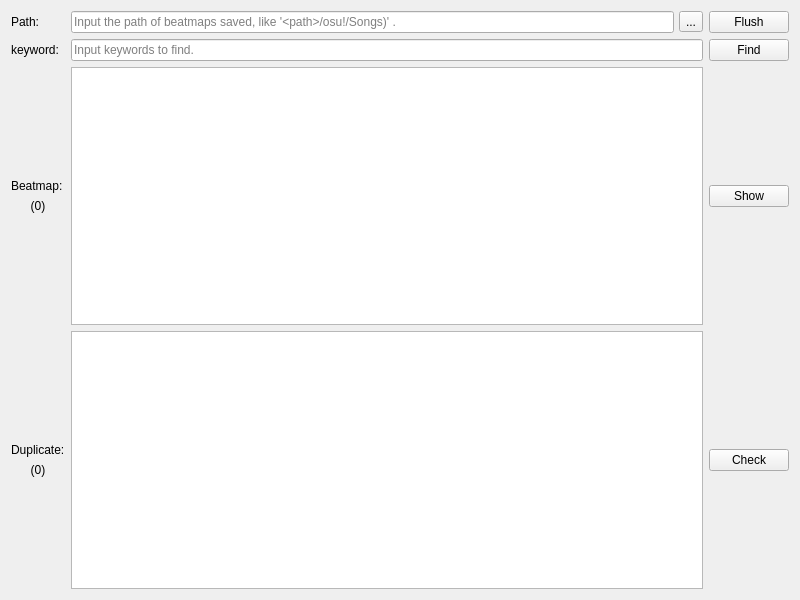
<?xml version="1.0" encoding="UTF-8"?>
<ui version="4.0">
    <class>Form</class>
    <widget class="QWidget" name="Form">
        <property name="windowModality">
            <enum>Qt::ApplicationModal</enum>
        </property>
        <property name="enabled">
            <bool>true</bool>
        </property>
        <property name="geometry">
            <rect>
                <x>0</x>
                <y>0</y>
                <width>800</width>
                <height>600</height>
            </rect>
        </property>
        <property name="minimumSize">
            <size>
                <width>800</width>
                <height>600</height>
            </size>
        </property>
        <property name="windowTitle">
            <string>osu!searcher</string>
        </property>
        <layout class="QGridLayout" name="formGridLayout">
            <item row="0" column="0">
                <layout class="QGridLayout" name="gridLayout">
                    <item row="2" column="0">
                        <layout class="QVBoxLayout" name="beatmapVerticalLayout">
                            <item>
                                <widget class="QLabel" name="beatmapLabel">
                                    <property name="text">
                                        <string>Beatmap:</string>
                                    </property>
                                    <property name="alignment">
                                        <set>Qt::AlignBottom|Qt::AlignLeading|Qt::AlignLeft</set>
                                    </property>
                                </widget>
                            </item>
                            <item>
                                <widget class="QLabel" name="beatmapCountLabel">
                                    <property name="text">
                                        <string>(0)</string>
                                    </property>
                                    <property name="alignment">
                                        <set>Qt::AlignHCenter|Qt::AlignTop</set>
                                    </property>
                                </widget>
                            </item>
                        </layout>
                    </item>
                    <item row="0" column="0">
                        <widget class="QLabel" name="pathLabel">
                            <property name="text">
                                <string>Path:</string>
                            </property>
                            <property name="alignment">
                                <set>Qt::AlignLeading|Qt::AlignLeft|Qt::AlignVCenter</set>
                            </property>
                        </widget>
                    </item>
                    <item row="3" column="1">
                        <widget class="QTableView" name="checkedBeatmapView">
                            <property name="sortingEnabled">
                                <bool>true</bool>
                            </property>
                            <attribute name="horizontalHeaderStretchLastSection">
                                <bool>true</bool>
                            </attribute>
                        </widget>
                    </item>
                    <item row="3" column="2">
                        <widget class="QPushButton" name="checkButton">
                            <property name="text">
                                <string>Check</string>
                            </property>
                        </widget>
                    </item>
                    <item row="1" column="0">
                        <widget class="QLabel" name="findLabel">
                            <property name="maximumSize">
                                <size>
                                    <width>16777215</width>
                                    <height>16777215</height>
                                </size>
                            </property>
                            <property name="layoutDirection">
                                <enum>Qt::LeftToRight</enum>
                            </property>
                            <property name="text">
                                <string>keyword:</string>
                            </property>
                            <property name="alignment">
                                <set>Qt::AlignLeading|Qt::AlignLeft|Qt::AlignVCenter</set>
                            </property>
                        </widget>
                    </item>
                    <item row="1" column="1">
                        <widget class="QLineEdit" name="findEdit">
                            <property name="minimumSize">
                                <size>
                                    <width>464</width>
                                    <height>20</height>
                                </size>
                            </property>
                            <property name="placeholderText">
                                <string>Input keywords to find.</string>
                            </property>
                        </widget>
                    </item>
                    <item row="2" column="2">
                        <widget class="QPushButton" name="showButton">
                            <property name="text">
                                <string>Show</string>
                            </property>
                        </widget>
                    </item>
                    <item row="0" column="1">
                        <layout class="QHBoxLayout" name="pathHorizontalLayout">
                            <property name="spacing">
                                <number>5</number>
                            </property>
                            <item>
                                <widget class="QLineEdit" name="pathEdit">
                                    <property name="text">
                                        <string/>
                                    </property>
                                    <property name="placeholderText">
                                        <string>Input the path of beatmaps saved, like '&lt;path&gt;/osu!/Songs)' .
                                        </string>
                                    </property>
                                </widget>
                            </item>
                            <item>
                                <widget class="QToolButton" name="pathButton">
                                    <property name="text">
                                        <string>...</string>
                                    </property>
                                    <property name="popupMode">
                                        <enum>QToolButton::InstantPopup</enum>
                                    </property>
                                </widget>
                            </item>
                        </layout>
                    </item>
                    <item row="2" column="1">
                        <widget class="QTableView" name="beatmapView">
                            <property name="sortingEnabled">
                                <bool>true</bool>
                            </property>
                            <attribute name="horizontalHeaderStretchLastSection">
                                <bool>true</bool>
                            </attribute>
                        </widget>
                    </item>
                    <item row="3" column="0">
                        <layout class="QVBoxLayout" name="checkedBeatmapVerticalLayout">
                            <item>
                                <widget class="QLabel" name="checkedBeatmapLabel">
                                    <property name="text">
                                        <string>Duplicate:</string>
                                    </property>
                                    <property name="alignment">
                                        <set>Qt::AlignBottom|Qt::AlignLeading|Qt::AlignLeft</set>
                                    </property>
                                </widget>
                            </item>
                            <item>
                                <widget class="QLabel" name="checkedBeatmapCountLabel">
                                    <property name="text">
                                        <string>(0)</string>
                                    </property>
                                    <property name="alignment">
                                        <set>Qt::AlignHCenter|Qt::AlignTop</set>
                                    </property>
                                </widget>
                            </item>
                        </layout>
                    </item>
                    <item row="1" column="2">
                        <widget class="QPushButton" name="findButton">
                            <property name="text">
                                <string>Find</string>
                            </property>
                        </widget>
                    </item>
                    <item row="0" column="2">
                        <widget class="QPushButton" name="flushButton">
                            <property name="enabled">
                                <bool>true</bool>
                            </property>
                            <property name="text">
                                <string>Flush</string>
                            </property>
                            <property name="autoDefault">
                                <bool>false</bool>
                            </property>
                        </widget>
                    </item>
                </layout>
            </item>
        </layout>
    </widget>
    <tabstops>
        <tabstop>pathEdit</tabstop>
        <tabstop>pathButton</tabstop>
        <tabstop>flushButton</tabstop>
        <tabstop>findEdit</tabstop>
        <tabstop>findButton</tabstop>
    </tabstops>
    <resources/>
    <connections/>
</ui>
